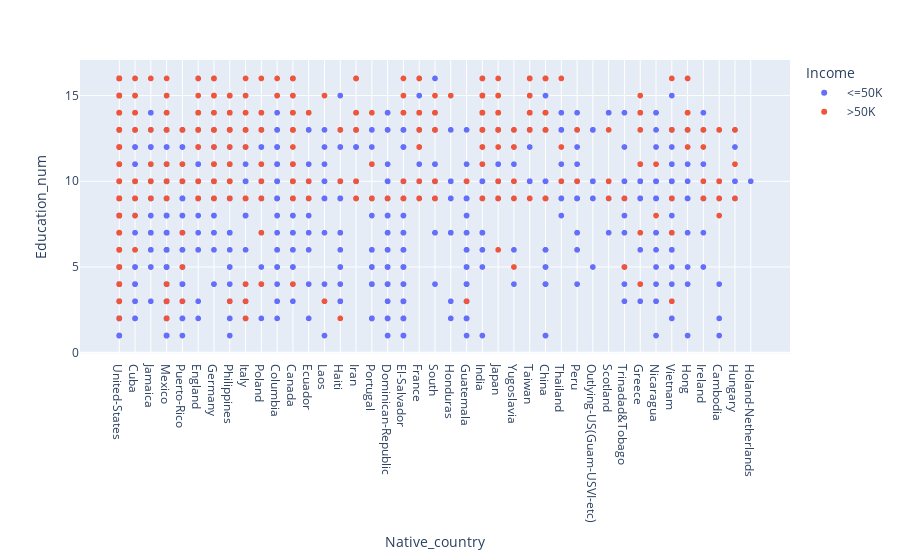

The code cell stored with this chart in its notebook:
### Code cell
import plotly.express as px
plt.figure(figsize=(15,7))
inc = px.scatter(df,x= 'Native_country', y = 'Education_num',color = 'Income')
inc.show()

### Figure 1 — Plotly figure (JSON) as saved in the notebook; plotly's stock layout.template omitted (floating-point values rounded to 4 significant figures; data arrays with more than 128 entries replaced by an {"elided": "..."} marker saying what was removed)
{"data": [{"hovertemplate": "Income= <=50K<br>Native_country=%{x}<br>Education_num=%{y}<extra></extra>", "legendgroup": " <=50K", "marker": {"color": "#636efa", "symbol": "circle"}, "mode": "markers", "name": " <=50K", "showlegend": true, "type": "scattergl", "x": {"elided": "24697 str values"}, "xaxis": "x", "y": {"elided": "24697 int values"}, "yaxis": "y"}, {"hovertemplate": "Income= >50K<br>Native_country=%{x}<br>Education_num=%{y}<extra></extra>", "legendgroup": " >50K", "marker": {"color": "#EF553B", "symbol": "circle"}, "mode": "markers", "name": " >50K", "showlegend": true, "type": "scattergl", "x": {"elided": "7839 str values"}, "xaxis": "x", "y": {"elided": "7839 int values"}, "yaxis": "y"}], "layout": {"legend": {"title": {"text": "Income"}, "tracegroupgap": 0}, "margin": {"t": 60}, "xaxis": {"anchor": "y", "domain": [0, 1], "title": {"text": "Native_country"}}, "yaxis": {"anchor": "x", "domain": [0, 1], "title": {"text": "Education_num"}}}}
